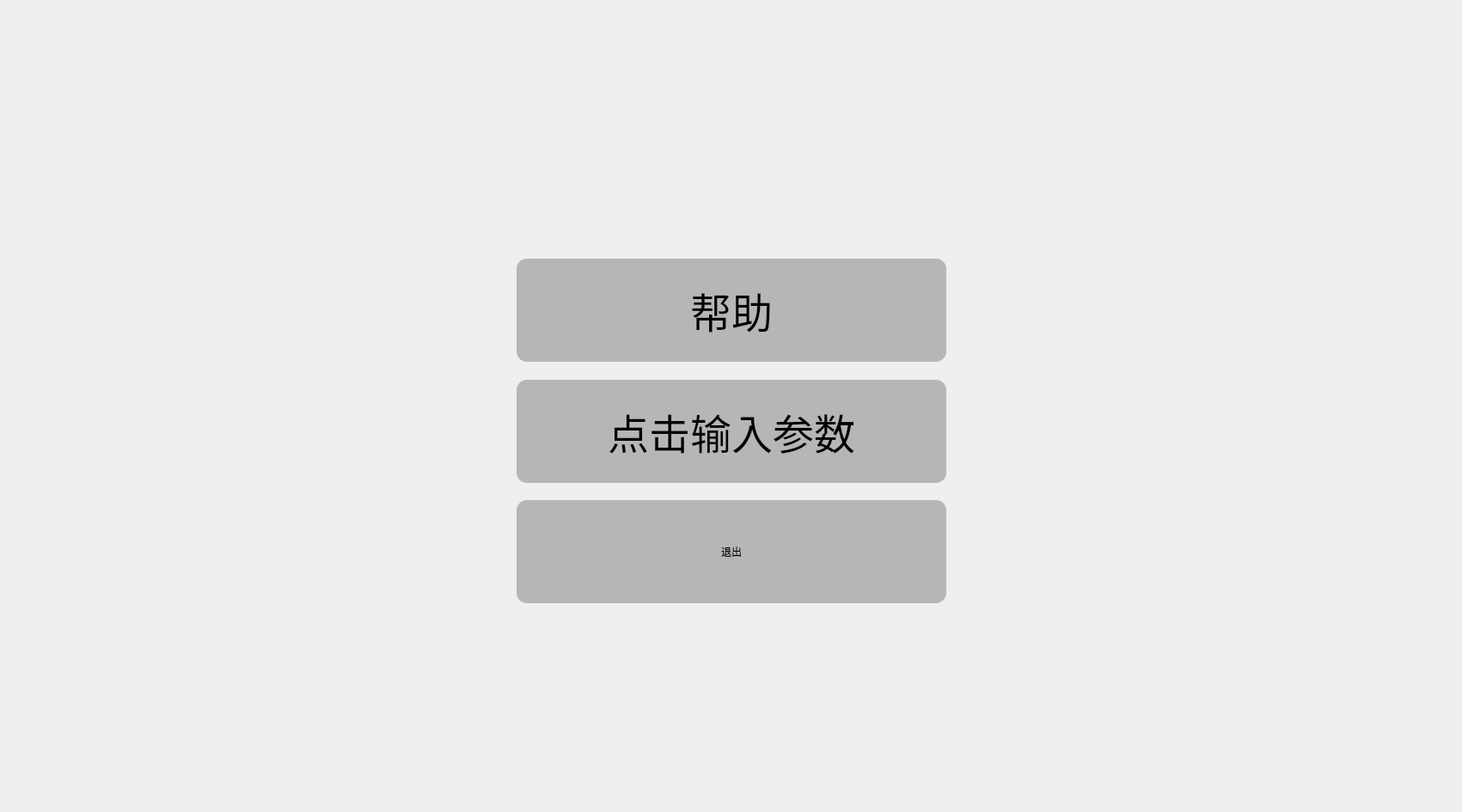
<?xml version="1.0" encoding="UTF-8"?>
<ui version="4.0">
 <class>Dialog2</class>
 <widget class="QDialog" name="Dialog2">
  <property name="geometry">
   <rect>
    <x>0</x>
    <y>0</y>
    <width>1701</width>
    <height>945</height>
   </rect>
  </property>
  <property name="minimumSize">
   <size>
    <width>1701</width>
    <height>945</height>
   </size>
  </property>
  <property name="windowTitle">
   <string>Dialog</string>
  </property>
  <property name="styleSheet">
   <string notr="true">#Dialog2{border-image: url(:/res/12.jpg);}

QPushButton
{
	background-color: rgb(182, 182, 182);
	border-radius: 12px;
	font: 36pt &quot;方正粗黑宋简体&quot;;
}</string>
  </property>
  <layout class="QGridLayout" name="gridLayout_2">
   <item row="3" column="0">
    <spacer name="verticalSpacer_2">
     <property name="orientation">
      <enum>Qt::Vertical</enum>
     </property>
     <property name="sizeHint" stdset="0">
      <size>
       <width>20</width>
       <height>300</height>
      </size>
     </property>
    </spacer>
   </item>
   <item row="1" column="0">
    <widget class="QWidget" name="widget_2" native="true"/>
   </item>
   <item row="2" column="0">
    <widget class="QWidget" name="widget" native="true">
     <layout class="QGridLayout" name="gridLayout">
      <item row="1" column="1">
       <widget class="QPushButton" name="pushButton_help">
        <property name="sizePolicy">
         <sizepolicy hsizetype="Fixed" vsizetype="Fixed">
          <horstretch>0</horstretch>
          <verstretch>0</verstretch>
         </sizepolicy>
        </property>
        <property name="minimumSize">
         <size>
          <width>500</width>
          <height>120</height>
         </size>
        </property>
        <property name="maximumSize">
         <size>
          <width>500</width>
          <height>120</height>
         </size>
        </property>
        <property name="font">
         <font>
          <family>方正粗黑宋简体</family>
          <pointsize>36</pointsize>
          <weight>50</weight>
          <italic>false</italic>
          <bold>false</bold>
         </font>
        </property>
        <property name="styleSheet">
         <string notr="true"/>
        </property>
        <property name="text">
         <string>帮助</string>
        </property>
       </widget>
      </item>
      <item row="3" column="1">
       <widget class="QPushButton" name="pushButton">
        <property name="sizePolicy">
         <sizepolicy hsizetype="Fixed" vsizetype="Fixed">
          <horstretch>0</horstretch>
          <verstretch>0</verstretch>
         </sizepolicy>
        </property>
        <property name="minimumSize">
         <size>
          <width>500</width>
          <height>120</height>
         </size>
        </property>
        <property name="font">
         <font>
          <family>方正粗黑宋简体</family>
          <pointsize>36</pointsize>
          <weight>50</weight>
          <italic>false</italic>
          <bold>false</bold>
         </font>
        </property>
        <property name="styleSheet">
         <string notr="true"/>
        </property>
        <property name="text">
         <string>点击输入参数</string>
        </property>
       </widget>
      </item>
      <item row="3" column="0">
       <spacer name="horizontalSpacer_2">
        <property name="orientation">
         <enum>Qt::Horizontal</enum>
        </property>
        <property name="sizeHint" stdset="0">
         <size>
          <width>632</width>
          <height>20</height>
         </size>
        </property>
       </spacer>
      </item>
      <item row="5" column="0">
       <spacer name="horizontalSpacer_3">
        <property name="orientation">
         <enum>Qt::Horizontal</enum>
        </property>
        <property name="sizeHint" stdset="0">
         <size>
          <width>632</width>
          <height>20</height>
         </size>
        </property>
       </spacer>
      </item>
      <item row="1" column="0">
       <spacer name="horizontalSpacer">
        <property name="orientation">
         <enum>Qt::Horizontal</enum>
        </property>
        <property name="sizeHint" stdset="0">
         <size>
          <width>632</width>
          <height>20</height>
         </size>
        </property>
       </spacer>
      </item>
      <item row="4" column="1">
       <spacer name="verticalSpacer_4">
        <property name="orientation">
         <enum>Qt::Vertical</enum>
        </property>
        <property name="sizeHint" stdset="0">
         <size>
          <width>20</width>
          <height>40</height>
         </size>
        </property>
       </spacer>
      </item>
      <item row="5" column="1">
       <widget class="QPushButton" name="pushButton_exit">
        <property name="sizePolicy">
         <sizepolicy hsizetype="Fixed" vsizetype="Fixed">
          <horstretch>0</horstretch>
          <verstretch>0</verstretch>
         </sizepolicy>
        </property>
        <property name="minimumSize">
         <size>
          <width>500</width>
          <height>120</height>
         </size>
        </property>
        <property name="text">
         <string>退出</string>
        </property>
       </widget>
      </item>
      <item row="5" column="2">
       <spacer name="horizontalSpacer_6">
        <property name="orientation">
         <enum>Qt::Horizontal</enum>
        </property>
        <property name="sizeHint" stdset="0">
         <size>
          <width>631</width>
          <height>20</height>
         </size>
        </property>
       </spacer>
      </item>
      <item row="2" column="1">
       <spacer name="verticalSpacer_3">
        <property name="orientation">
         <enum>Qt::Vertical</enum>
        </property>
        <property name="sizeHint" stdset="0">
         <size>
          <width>20</width>
          <height>40</height>
         </size>
        </property>
       </spacer>
      </item>
      <item row="3" column="2">
       <spacer name="horizontalSpacer_4">
        <property name="orientation">
         <enum>Qt::Horizontal</enum>
        </property>
        <property name="sizeHint" stdset="0">
         <size>
          <width>631</width>
          <height>20</height>
         </size>
        </property>
       </spacer>
      </item>
      <item row="1" column="2">
       <spacer name="horizontalSpacer_5">
        <property name="orientation">
         <enum>Qt::Horizontal</enum>
        </property>
        <property name="sizeHint" stdset="0">
         <size>
          <width>631</width>
          <height>20</height>
         </size>
        </property>
       </spacer>
      </item>
      <item row="0" column="1">
       <spacer name="verticalSpacer">
        <property name="orientation">
         <enum>Qt::Vertical</enum>
        </property>
        <property name="sizeHint" stdset="0">
         <size>
          <width>20</width>
          <height>301</height>
         </size>
        </property>
       </spacer>
      </item>
     </layout>
    </widget>
   </item>
  </layout>
 </widget>
 <resources/>
 <connections/>
</ui>
